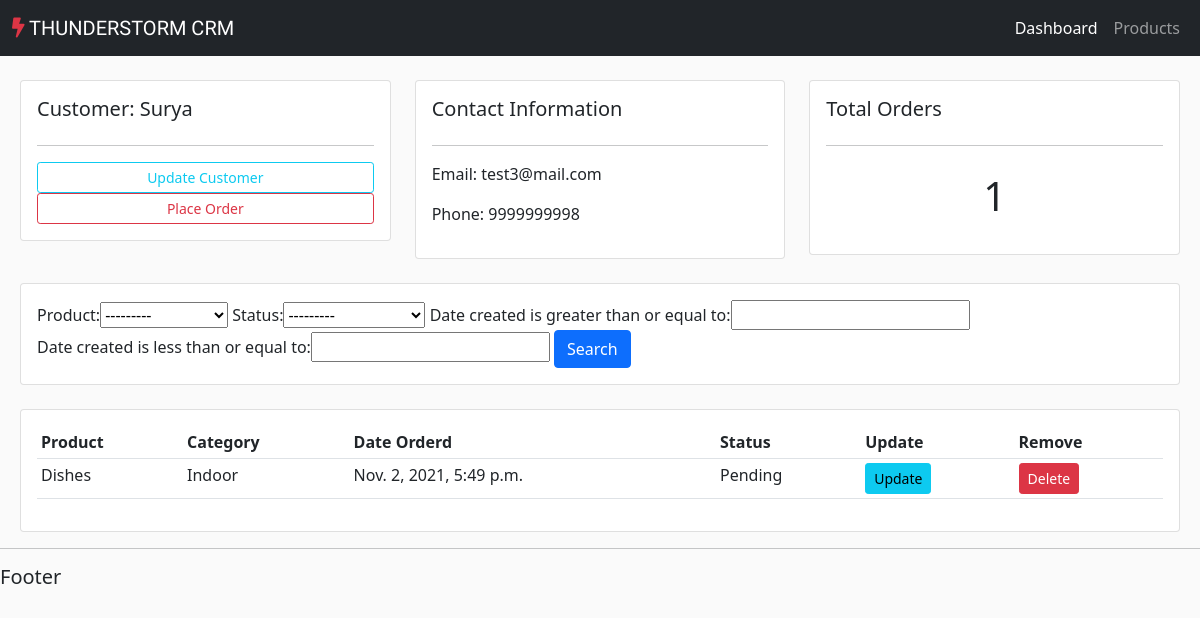
The app's page /customer/2/ with its own data.
### accounts/models.py (models this page shows, shortened)
class Customer(models.Model):
    name = models.CharField(max_length=200, null=True)
    phone = models.CharField(max_length=200, null=True)
    email = models.CharField(max_length=200, null=True)
    date_created = models.DateTimeField(auto_now_add=True, null=True)

class Order(models.Model):
    STATUS = (
        ('Pending', 'Pending'),
        ('Out for Delivery', 'Out for Delivery'),
        ('Delivered', 'Delivered'),
    )
    customer = models.ForeignKey(Customer, null=True, on_delete= models.SET_NULL)
    product = models.ForeignKey(Product, null=True, on_delete= models.SET_NULL)
    date_created = models.DateTimeField(auto_now_add=True, null=True)
    status = models.CharField(max_length=200, null=True, choices=STATUS)

class Product(models.Model):
    CATEGORY = (
        ('Indoor', 'Indoor'),
        ('Outdoor', 'Outdoor'),
    )
    name = models.CharField(max_length=200, null=True)
    price = models.FloatField(null=True)
    category = models.CharField(max_length=200, null=True,choices=CATEGORY)
    description = models.CharField(max_length=200, null=True, blank=True)
    date_created = models.DateTimeField(auto_now_add=True, null=True)
    tags = models.ManyToManyField(Tag)
    def __str__(self):
        return self.name

### accounts/views.py (the view)
# urls.py: path('customer/<str:pk>/',views.customer, name='customer'),
def customer(request ,pk):
    customer = Customer.objects.get(id=pk)
    orders = customer.order_set.all()
    order_count = orders.count()
    myFilter = OrderFilter(request.GET, queryset=orders)
    orders = myFilter.qs
    context = {'customer':customer, 'orders':orders, 'order_count':order_count, 'myFilter':myFilter}
    return render(request, 'accounts/customer.html',context)

### accounts/templates/accounts/customer.html
{% extends 'accounts/main.html' %}
{% block content %}
    <br>
    <div class="row ms-2 me-2">
        <div class="col-md">
            <div class="card card-body">
                <h5>Customer: {{customer.name}}</h5>
                <hr>
                <a class="btn btn-outline-info  btn-sm btn-block" href="">Update Customer</a>
                <a class="btn btn-outline-danger  btn-sm btn-block" href="{% url 'create_order' customer.id %}">Place Order</a>
            </div>
        </div>
        <div class="col-md">
            <div class="card card-body">
                <h5>Contact Information</h5>
                <hr>
                <p>Email: {{customer.email}}</p>
                <p>Phone: {{customer.phone}}</p>
            </div>
        </div>
        <div class="col-md">
            <div class="card card-body">
                <h5>Total Orders</h5>
                <hr>
                <h1 style="text-align: center;padding: 10px">{{order_count}}</h1>
            </div>
        </div>
    </div>
    <br>
    <div class="row ms-2 me-2">
        <div class="col">
            <div class="card card-body">
                <form method="get">
                    {{myFilter.form}}
                <button class="btn btn-primary" type="submit">Search</button>
              </form>
            </div>
        </div>
    </div>
    <br>
    <div class="row ms-2 me-2">
        <div class="col-md">
            <div class="card card-body">
                <table class="table table-sm">
                    <tr>
                        <th>Product</th>
                        <th>Category</th>
                        <th>Date Orderd</th>
                        <th>Status</th>
                        <th>Update</th>
                        <th>Remove</th>
                    </tr>
                    {% for order in orders %}
                        <tr>
                            <td>{{order.product}}</td>
                            <td>{{order.product.category}}</td>
                            <td>{{order.date_created}}</td>
                            <td>{{order.status}}</td>
                            <td><a class="btn btn-sm btn-info" href="{% url 'update_order' order.id  %}">Update</a></td>
					        <td><a class="btn btn-sm btn-danger" href="{% url 'delete_order' order.id  %}">Delete</a></td>
                        </tr>
                    {% endfor %}
                </table>
            </div>
        </div>
    </div>
{% endblock %}

### static/css/main.css (style rules this page uses)
body { background-color: #fafafa; }

### records on screen
Customer: name "Surya", email "test3@mail.com", phone "9999999998"
Order: product "Dishes", product.category "Indoor", date_created "Nov. 2, 2021, 5:49 p.m.", status "Pending"

### other values on screen
{{ order_count }} "1"
